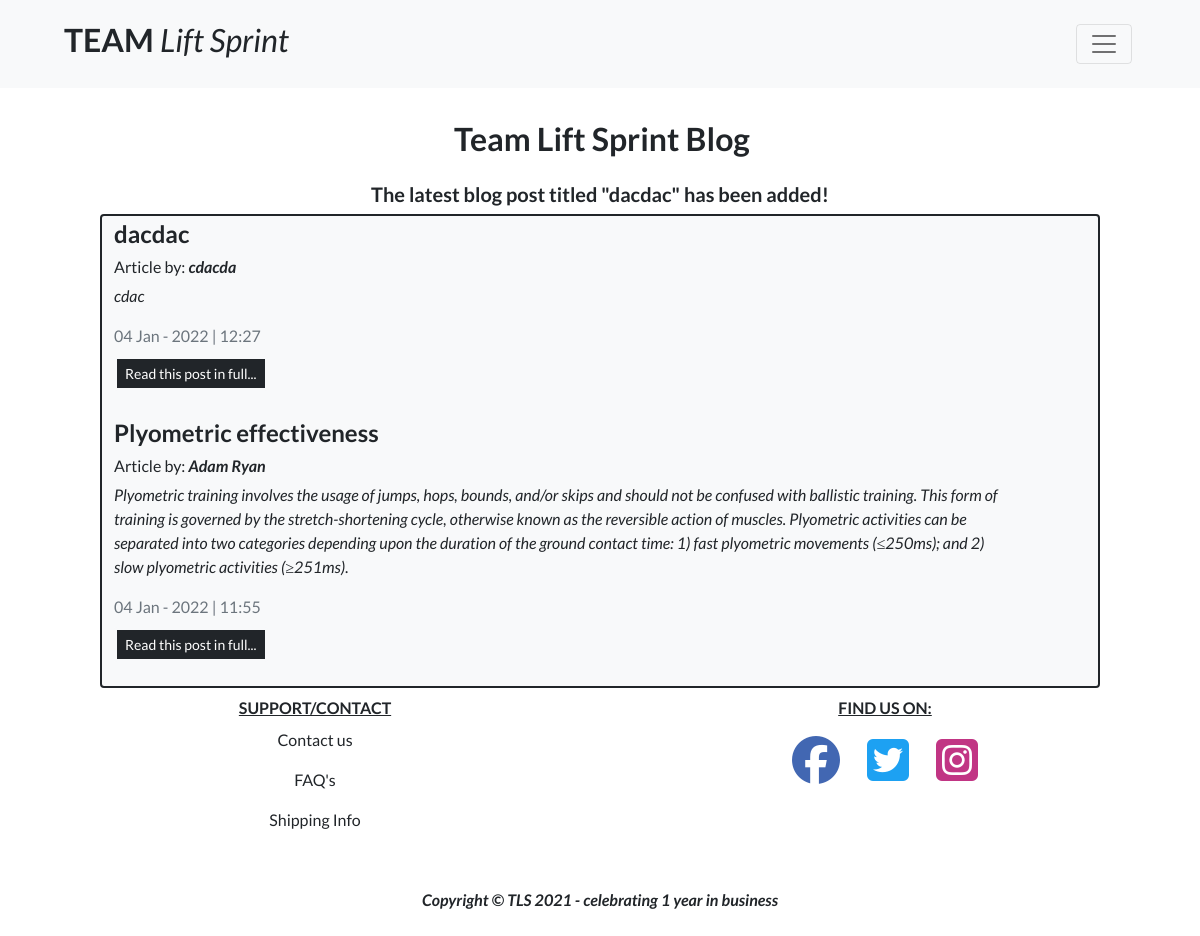
Screenshot of /blog/ with the database file from the repository.
### blog/models.py (models this page shows)
class Post(models.Model):
    class Meta:
        ordering = ['-date_added']
    blog = models.ForeignKey(
        Blog, related_name="posts", on_delete=models.CASCADE)
    title = models.CharField(max_length=100)
    slug = models.SlugField()
    author = models.CharField(max_length=255)
    intro = models.TextField()
    article = models.TextField()
    date_added = models.DateTimeField(auto_now_add=True)
    def __str__(self):
        return self.title

### blog/views.py (the view)
# urls.py: path('', views.blog, name='blog'),
def blog(request):
    blog_posts = Post.objects.all()
    latest_post = Post.objects.latest('date_added')
    template = 'blog/blog.html'
    context = {
        'blog_posts': blog_posts,
        'latest_post': latest_post,
    }
    return render(request, template, context)

### bag/contexts.py (called while the page is built, shortened)
def bag_contents(request):
    bag_items = []
    total = 0
    product_count = 0
    bag = request.session.get('bag', {})
    if total < settings.FREE_DELIVERY_THRESHOLD:
        delivery = total * Decimal(settings.STANDARD_DELIVERY_PERCENTAGE / 100)
        free_delivery_delta = settings.FREE_DELIVERY_THRESHOLD - total
    else:
        delivery = 0
        free_delivery_delta = 0
    grand_total = delivery + total
    context = {
        'bag_items': bag_items,
        'total': total,
        'product_count': product_count,
        'delivery': delivery,
        'free_delivery_delta': free_delivery_delta,
        'free_delivery_threshold': settings.FREE_DELIVERY_THRESHOLD,
        'grand_total': grand_total,
    }
    return context

### blog/templates/blog/blog.html (shortened to what this page needs)
{% extends "base.html" %}
{% load static %}
{% block page_header %}
    <div class="container position-relative pt-5 p-2 g-0">
    </div>
{% endblock %}
{% block content %}
    <div class="container position-relative pt-5 g-0">
        <div class="row">
            <div class="col">
                <h2 class="fw-bold text-center text-capitalize mb-4 mt-3 ms-1">Team Lift Sprint Blog
                {% if blog_posts %}
                    <h5 class = "text-center fw-bold">The latest blog post titled "{{ latest_post }}" has been added!</h5>
                {% endif %}
                </h2>
            </div>
        </div>
    </div>
    <div class="container col-10">
        <div class="row bg-light text-dark border border-dark rounded-2 border-2">
            {% for post in blog_posts %}
                {% if blog_posts %}
                <div class="col-8 mt-1">
                    <h4 class = "fw-bold">{{ post.title }}</h4>
                </div>
                <div class="col-8">
                    <h6>Article by: <i><strong>{{ post.author }}</strong></i></h6>
                </div>
                <div class="col-12 col-md-11">
                    <p><i>{{ post.intro }}</i></p>
                </div>
                <div class="col-8">
                    <div class="text-muted">{{ post.date_added | date:"d M - Y | h:i"}}</div>
                </div>
                <div class="row pb-2 mt-2 mb-3">
                    <div class="col-8">
                        <a href="{% url 'post_detail'  post.slug %}" class="btn btn-dark border-light border-3 btn-sm">Read this post in full...</a>
                    </div>
                </div>
            {% else %}
                <h3>No Posts Available</h3>
            {% endif %}
            {% endfor %}
        </div>
    </div>
{% endblock %}

### static/css/base.css (style rules this page uses)
html { height: 100%; }
body { font-family: 'Lato'; }

### rows the page displays
Post: title "dacdac", author "cdacda", intro "cdac", post.date_added|date:'dM-Y|h:i' "04 Jan - 2022 | 12:27"
Post: title "Plyometric effectiveness", author "Adam Ryan", intro "Plyometric training involves the usage of jumps, hops, bounds, and/or skips and should not be confused with ballistic training. This form of training is governed by the stretch-shortening cycle, otherwise known as the reversible action of muscles. Plyometric activities can be separated into two categories depending upon the duration of the ground contact time: 1) fast plyometric movements (≤250ms); and 2) slow plyometric activities (≥251ms).", post.date_added|date:'dM-Y|h:i' "04 Jan - 2022 | 11:55"
